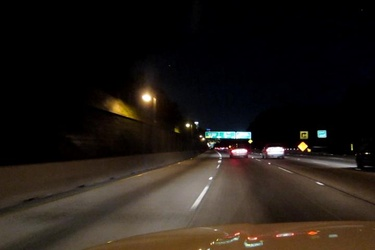
#> input picture CarND-LaneLines-P1/night_curved_road.jpg, 375 x 250 px, shrunk from 720 x 480 before the run
$ jupyter execute --allow-errors Report.ipynb   (shell and % lines are left out)
#> lines starting #> are read from the running program, lines starting #| are printed output that depends on the picture; after the words box and inside, x2 and y2 are one past the last pixel; in counts of white or black regions, pixels touching at a corner belong together
### CarND-LaneLines-P1/helper.py
import math
import numpy as np
import cv2

rho = 1
theta = np.pi/180
threshold = 1
min_line_len = 1
max_line_gap = 1

upper = 0.6
#Right Region of Interest
# [17 lines left out: function get_vertices, not called in this run]

def grayscale(img):
    """Applies the Grayscale transform
    This will return an image with only one color channel
    but NOTE: to see the returned image as grayscale
    (assuming your grayscaled image is called 'gray')
    you should call plt.imshow(gray, cmap='gray')"""
    return cv2.cvtColor(img, cv2.COLOR_RGB2GRAY)
    # Or use BGR2GRAY if you read an image with cv2.imread()
    return cv2.cvtColor(img, cv2.COLOR_BGR2GRAY)

def canny(img, low_threshold, high_threshold):
    """Applies the Canny transform"""
    return cv2.Canny(img, low_threshold, high_threshold)

def gaussian_blur(img, kernel_size):
    """Applies a Gaussian Noise kernel"""
    return cv2.GaussianBlur(img, (kernel_size, kernel_size), 0)

def region_of_interest(img, vertices):
    """
    Applies an image mask.

    Only keeps the region of the image defined by the polygon
    formed from `vertices`. The rest of the image is set to black.
    """
    #defining a blank mask to start with
    mask = np.zeros_like(img)

    #defining a 3 channel or 1 channel color to fill the mask with depending on the input image
    if len(img.shape) > 2:
        channel_count = img.shape[2]  # i.e. 3 or 4 depending on your image
        ignore_mask_color = (255,) * channel_count
    else:
        ignore_mask_color = 255

    #filling pixels inside the polygon defined by "vertices" with the fill color
    cv2.fillPoly(mask, vertices, ignore_mask_color)

    #returning the image only where mask pixels are nonzero
    masked_image = cv2.bitwise_and(img, mask)
    return masked_image

def draw_lines(img, lines, color=[255, 0, 0], thickness=4):
    """
    NOTE: this is the function you might want to use as a starting point once you want to
    average/extrapolate the line segments you detect to map out the full
    extent of the lane (going from the result shown in raw-lines-example.mp4
    to that shown in P1_example.mp4).

    Think about things like separating line segments by their
    slope ((y2-y1)/(x2-x1)) to decide which segments are part of the left
    line vs. the right line.  Then, you can average the position of each of
    the lines and extrapolate to the top and bottom of the lane.

    This function draws `lines` with `color` and `thickness`.
    Lines are drawn on the image inplace (mutates the image).
    If you want to make the lines semi-transparent, think about combining
    this function with the weighted_img() function below
    """

    if lines is None:
        return img

    # Collect the Positions for the line segments to perform linear regression on all points
    xs = []
    ys = []
    slopes = []
    for line in lines:
        for x1,y1,x2,y2 in line:
            slope = (y2-y1)/(x2-x1)
            slopes.append(slope)
            xs.extend([x1,x2])
            ys.extend([y1,y2])

    xs = np.array(xs)
    ys = np.array(ys)

    # Fit a line to the line segment points
    fit = np.poly1d( np.polyfit(xs, ys, 1))
    resids = np.abs(ys - fit(xs))

    #Refit on the points closest to line for stability
    fit = np.poly1d(np.polyfit(xs[resids <= np.percentile(resids,80)], ys[resids <= np.percentile(resids,80)], 1))
    cv2.line(img, (0, int(fit(0))), (img.shape[1], int(fit(img.shape[1]))), color, thickness)

def hough_lines(img, rho, theta, threshold, min_line_len, max_line_gap):
    """
    `img` should be the output of a Canny transform.

    Returns an image with hough lines drawn.
    """
    lines = cv2.HoughLinesP(img, rho, theta, threshold, np.array([]), minLineLength=min_line_len, maxLineGap=max_line_gap)
    line_img = np.zeros((img.shape[0], img.shape[1], 3), dtype=np.uint8)
    draw_lines(line_img, lines)
    return line_img

# Python 3 has support for cool math symbols.

def weighted_img(img, initial_img, α=0.8, β=1.0, λ=0.):
    """
    `img` is the output of the hough_lines(), An image with lines drawn on it.
    Should be a blank image (all black) with lines drawn on it.

    `initial_img` should be the image before any processing.

    The result image is computed as follows:

    initial_img * α + img * β + λ
    NOTE: initial_img and img must be the same shape!
    """
    return cv2.addWeighted(initial_img, α, img, β, λ)

def image_pipeline(image):
    rho = 1
    theta = np.pi/180
    threshold = 1
    min_line_len = 1
    max_line_gap = 1

    upper = 0.6
    #Right Region of Interest
    right_vertices = np.array([[
        (image.shape[1]*.5,image.shape[0]*upper),
        (image.shape[1]*.5,image.shape[0]),
        (image.shape[1]*.95, image.shape[0]),
        (image.shape[1]*.55,image.shape[0]*upper)
    ]], dtype=np.int32)

    #Left Region of Interest
    left_vertices = np.array([[
        (image.shape[1]*.45,image.shape[0]*upper),
        (image.shape[1]*.05,image.shape[0]),
        (image.shape[1]*.5,image.shape[0]),
         (image.shape[1]*.5,image.shape[0]*upper),
    ]], dtype=np.int32)

    #convert to hsv to try to remove effects from shadows and lighting
    img_hsv = cv2.cvtColor(255-image, cv2.COLOR_RGB2HSV)
    ## same value
    img_hsv[:,:,2] = 255
    ## same hue
    img_hsv[:,:,0] = 0
    ## convert back to RGB and gray scale
    img_gray = gaussian_blur(grayscale(cv2.cvtColor(img_hsv, cv2.COLOR_HSV2RGB)),5)
    ## edges

    img_edges = canny(img_gray,40,120)
    img_edges = region_of_interest(img_edges, left_vertices) + region_of_interest(img_edges, right_vertices)

    img_left_edges = region_of_interest(img_edges, left_vertices)
    img_left_line = region_of_interest(hough_lines(img_left_edges, rho, theta, threshold, min_line_len, max_line_gap),left_vertices)

    img_right_edges = region_of_interest(img_edges, right_vertices)
    img_right_line = region_of_interest(hough_lines(img_right_edges, rho, theta, threshold, min_line_len, max_line_gap),right_vertices)

    img_line = img_right_line + img_left_line

    return weighted_img(img_line, image) #np.dstack([img_edges,img_edges,img_edges])

### CarND-LaneLines-P1/Report.ipynb
# **Finding Lane Lines on the Road**

This report is for the Udacity Self-Driving Car NanoDegree program.   The purpose of this project is to
summarize the work and reasoning that when into detecting lane markers and drawing guiding lines on images.

We are requested to create an image processing pipeline that can be applied to photos or videos from a source that shows
an color image of the road ahead, such as from a mounted camera.

---

# Reflection

## Pipeline Description

The pipeline I submitted of adapted to produce reasonable guidelines in the challenge video where the lineas are curved,
there are shadows from trees, and the surface of the road changes color.

I will demonstrate the pipeline for the following image from the challenge video:

[cell 1]
import matplotlib.pyplot as plt
import matplotlib.image as mpimg
from helper import *

#> (the rest of this cell did not finish here and is left out)

## 1.  Reverse the color of the image and convert to HSV

To try to reduce the effect of shadows and lighting conditions.  I convert the image inverted image to HSV and set the value to 255.  I also set the hue to a single value, but this has no real effect on the image other than for presentation purposes because the image will be convereted to gray scale.

#> (a cell that did not finish here is left out)

## 2. Gray Scale and Blur Image

I then convert the image to gray scale to prepare it for edge detection

#> (a cell that did not finish here is left out)

# 3. Edge Detection

I perform Canny Edge Detection on the image to try to identify the lanes

#> (a cell that did not finish here is left out)

# 4. Restrict Lane Search to bottom, center region

I make a strong assumption that lanes are in the lower half on the image and converge to the center point of the image.  I restrict the region of interest to this region.

#> (a cell that did not finish here is left out)

# 5. Perform Regression on Each Side to Draw Lines

I take the Hough Lines from the edge detection, and perform a regession on each set of lines points for the left and right side.  The the lines are then drawn on the image.

#> (a cell that did not finish here is left out)

# 6. Draw Line on Original Image

Finally the image overlayed with the lines from the previous fit.

#> (a cell that did not finish here is left out)

# Shortcomings with your current pipeline

This pipeline has a number of short comings.

1.  It has only been tested on these 3 videos which
    1.  Are in the day light
    2.  Are on smooth roads with asfault
    3.  Do not have cars in front of them
    4.  Are not changing lanes or turning
    5.  Are on a high way
    6.  Do not have double lines
    7.  Are not mounted on a light colored car that appears in the frame
    8.  Are mounted in the center of the car

2.  The regression is a line and is refit on each image
    1. The line can jump from frame to frame
    2. It does not follow a curved road/lane

This pipeline will likely not generalize well to all driving conditions as it.

For example.  Here is a night image where it is not centered on the car:

[cell 8]
night1 = mpimg.imread('night_curved_road.jpg')
#> night1 is the input picture: shape (250, 375, 3); mean R, G, B 35.5, 28.7, 23.1
plt.figure(figsize=(16,8))
plt.imshow(image_pipeline(night1))
#> in image_pipeline, `img_hsv = cv2.cvtColor(255-image, cv2.COLOR_RGB2HSV)`: img_hsv: shape (250, 375, 3); mean H, S, V 57.5, 19.6, 233.4
#> in image_pipeline, `img_hsv[:,:,2] = 255`: img_hsv: shape (250, 375, 3); mean H, S, V 57.5, 19.6, 255
#> in image_pipeline, `img_hsv[:,:,0] = 0`: img_hsv: shape (250, 375, 3); mean H, S, V 0, 19.6, 255
#> in canny, `return cv2.Canny(img, low_threshold, high_threshold)`:
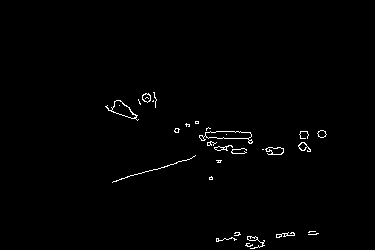
#> returned value: shape (250, 375); 0.94% white in thin lines or dots, all inside (x1, y1, x2, y2) = (105, 92, 327, 249)
#> in region_of_interest, `cv2.fillPoly(mask, vertices, ignore_mask_color)`: mask: shape (250, 375); 10.1% white; 1 white region, box (x1, y1, x2, y2) and area: (19, 150, 188, 250) 9475
#> in region_of_interest, `masked_image = cv2.bitwise_and(img, mask)`: masked_image: shape (250, 375); 0.07% white in thin lines or dots, all inside (x1, y1, x2, y2) = (127, 159, 188, 178)
#> in region_of_interest (call 2), `mask = np.zeros_like(img)`: mask: shape (250, 375); every value is 0
#> in region_of_interest (call 2), `cv2.fillPoly(mask, vertices, ignore_mask_color)`:
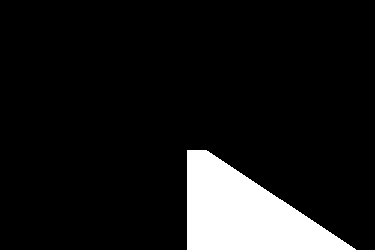
#> mask: shape (250, 375); 10.1% white; 1 white region, box (x1, y1, x2, y2) and area: (187, 150, 356, 250) 9475
#> in region_of_interest (call 2), `masked_image = cv2.bitwise_and(img, mask)`:
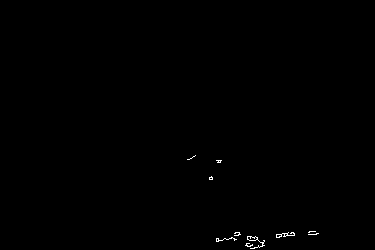
#> masked_image: shape (250, 375); 0.23% white in thin lines or dots, all inside (x1, y1, x2, y2) = (187, 155, 319, 249)
#> in hough_lines, `lines = cv2.HoughLinesP(img, rho, theta, threshold, np.array([]), minL..`: lines = [[147, 171, 169, 165], [127, 177, 138, 173], [141, 173, 143, 172], [167, 165, 168, 165], [180, 161, 182, 160], [181, 161, 187, 159], [176, 163, 179, 161], [170, 164, 172, 164]]
#> the loop in draw_lines, `for line in lines:` made 8 passes
#> after the loop in draw_lines, `for line in lines:`: slopes = [-0.273, -0.364, -0.5, 0, -0.5, -0.333, -0.667, 0]; xs = [147, 169, 127, 138, 141, 143, 167, 168, 180, 182, 181, 187, 176, 179, 170, 172]; ys = [171, 165, 177, 173, 173, 172, 165, 165, 161, 160, 161, 159, 163, 161, 164, 164]
#> in draw_lines, `resids = np.abs(ys - fit(xs))`: resids = [0.0363, 0.55, 0.115, 0.628, 0.26, 0.148, 0.0423, 0.254, 0.193, 0.601, 0.103, 0.121, 0.622, 0.489, 0.154, 0.438]
#> in draw_lines, `cv2.line(img, (0, int(fit(0))), (img.shape[1], int(fit(img.shape[1])))..`:
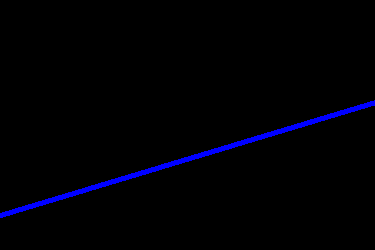
#> img: shape (250, 375, 3); mean of channels 0, 1, 2 5.4, 0, 0; drawn as B, G, R
#> in region_of_interest (call 4), `mask = np.zeros_like(img)`: mask: shape (250, 375, 3); every value is 0
#> in hough_lines (call 2), `lines = cv2.HoughLinesP(img, rho, theta, threshold, np.array([]), minL..`: lines = 58 rows, first 6: [291, 235, 291, 232], [309, 234, 309, 231], [257, 239, 257, 237], [281, 236, 281, 234], [235, 235, 235, 232], [216, 241, 216, 238]
#> the loop in draw_lines (call 2), `for line in lines:` made 58 passes
#> line on passes 1 to 12: [[291, 235, 291, 232]], [[309, 234, 309, 231]], [[257, 239, 257, 237]], [[281, 236, 281, 234]], [[235, 235, 235, 232]], [[216, 241, 216, 238]], [[231, 238, 231, 237]], [[247, 245, 248, 243]], [[211, 176, 212, 177]], [[237, 232, 240, 234]], [[233, 238, 234, 238]], [[262, 242, 264, 240]]
#> in weighted_img, `return cv2.addWeighted(initial_img, α, img, β, λ)`:
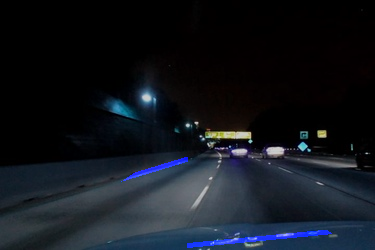
#> returned value: shape (250, 375, 3); mean of channels 0, 1, 2 30.3, 23, 18.5; drawn as B, G, R
plt.show()

Here is an image with a car infront changing lanes.  The combination of the tail lights and oncoming traffic interfer with the assumption of this pipeline.

[cell 9]
night1 = mpimg.imread('night_lane_change.jpg')
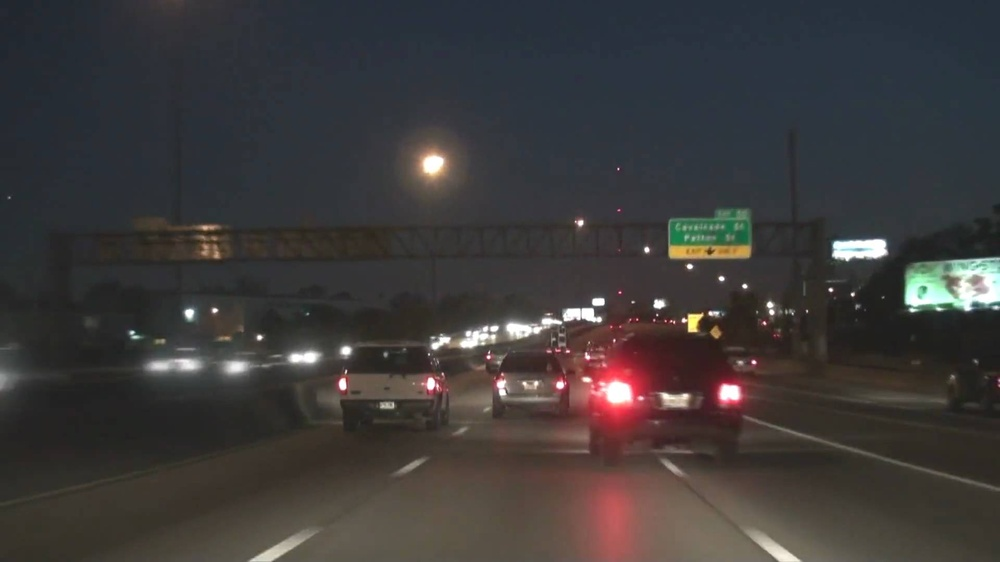
#> input picture CarND-LaneLines-P1/night_lane_change.jpg, 1000 x 562 px, shrunk from 1920 x 1080 before the run
#> night1 is the input picture: shape (562, 1000, 3); mean R, G, B 62, 59, 58.7
plt.figure(figsize=(16,8))
plt.imshow(image_pipeline(night1))
#> in image_pipeline (call 2), `img_hsv = cv2.cvtColor(255-image, cv2.COLOR_RGB2HSV)`: img_hsv: shape (562, 1000, 3); mean H, S, V 67.5, 22.1, 202.3
#> in image_pipeline (call 2), `img_hsv[:,:,2] = 255`: img_hsv: shape (562, 1000, 3); mean H, S, V 67.5, 22.1, 255
#> in image_pipeline (call 2), `img_hsv[:,:,0] = 0`: img_hsv: shape (562, 1000, 3); mean H, S, V 0, 22.1, 255
#> in grayscale (call 2), `return cv2.cvtColor(img, cv2.COLOR_RGB2GRAY)`:
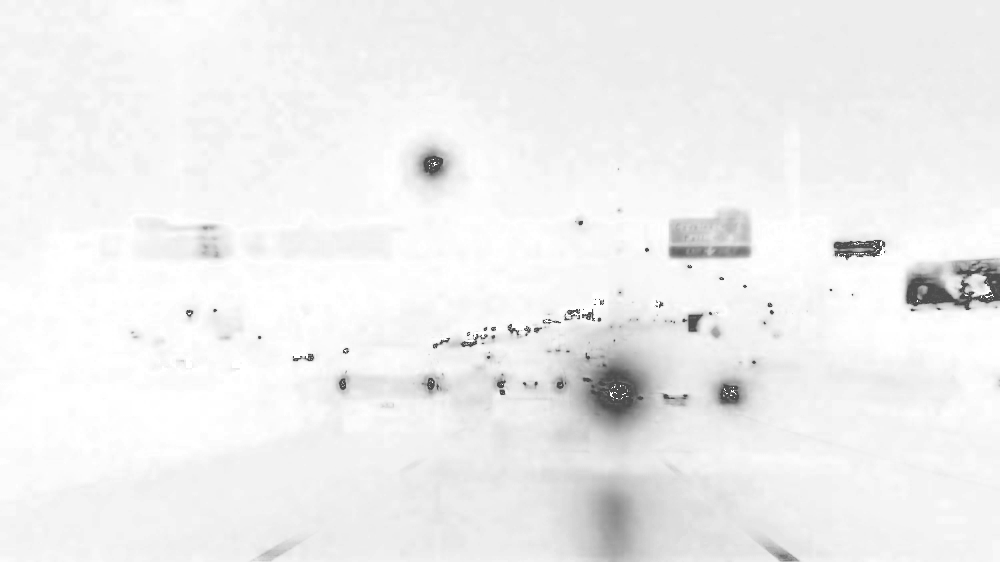
#> returned value: shape (562, 1000); min 76, max 255, mean 239.5
#> in canny (call 2), `return cv2.Canny(img, low_threshold, high_threshold)`: returned value: shape (562, 1000); 0.69% white in thin lines or dots, all inside (x1, y1, x2, y2) = (130, 155, 1000, 562)
#> in region_of_interest (call 7), `cv2.fillPoly(mask, vertices, ignore_mask_color)`: mask: shape (562, 1000); 10% white; 1 white region, box (x1, y1, x2, y2) and area: (51, 337, 501, 562) 56450
#> in region_of_interest (call 7), `masked_image = cv2.bitwise_and(img, mask)`: masked_image: shape (562, 1000); 0.07% white in thin lines or dots, all inside (x1, y1, x2, y2) = (250, 337, 501, 562)
#> in region_of_interest (call 8), `mask = np.zeros_like(img)`: mask: shape (562, 1000); every value is 0
#> in region_of_interest (call 8), `cv2.fillPoly(mask, vertices, ignore_mask_color)`:
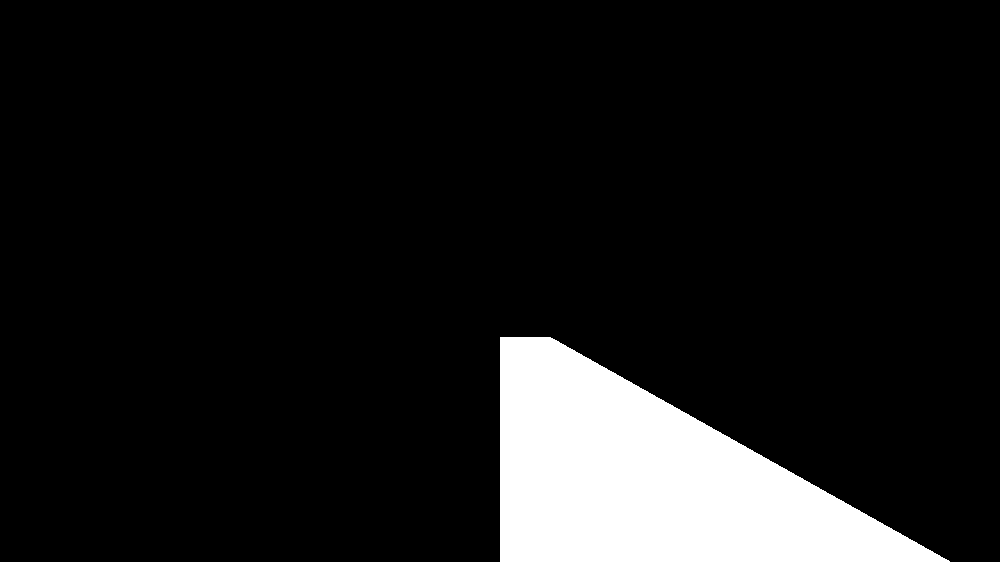
#> mask: shape (562, 1000); 10% white; 1 white region, box (x1, y1, x2, y2) and area: (500, 337, 950, 562) 56450
#> in region_of_interest (call 8), `masked_image = cv2.bitwise_and(img, mask)`:
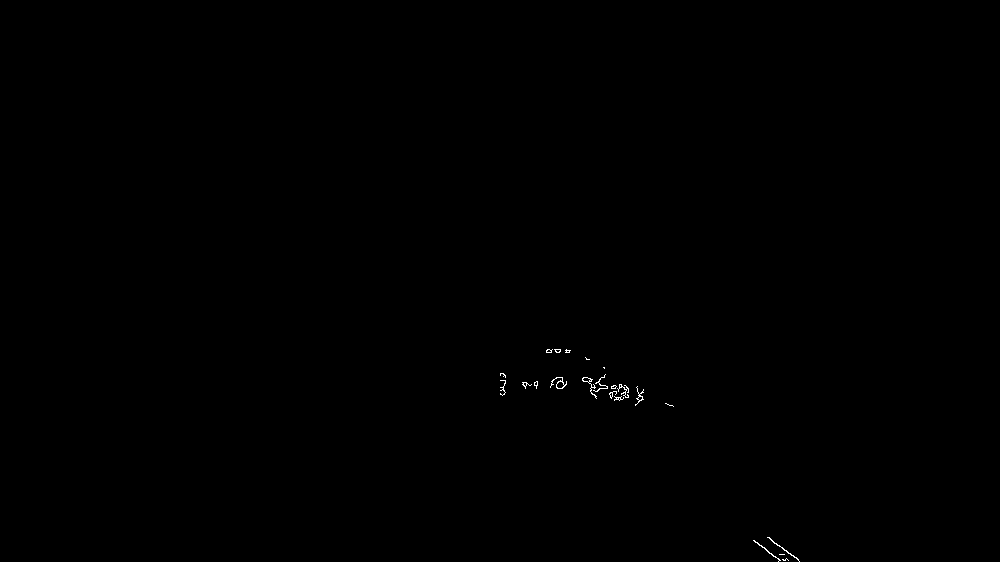
#> masked_image: shape (562, 1000); 0.11% white in thin lines or dots, all inside (x1, y1, x2, y2) = (500, 349, 800, 562)
#> in hough_lines (call 3), `lines = cv2.HoughLinesP(img, rho, theta, threshold, np.array([]), minL..`: lines = 97 rows, first 6: [423, 378, 424, 378], [292, 548, 292, 547], [251, 560, 254, 557], [421, 383, 423, 381], [489, 351, 490, 352], [463, 346, 465, 346]
#> in region_of_interest (call 10), `mask = np.zeros_like(img)`: mask: shape (562, 1000, 3); every value is 0
#> in hough_lines (call 4), `lines = cv2.HoughLinesP(img, rho, theta, threshold, np.array([]), minL..`: lines = 124 rows, first 6: [504, 394, 504, 390], [583, 381, 583, 377], [637, 391, 637, 386], [619, 386, 624, 387], [772, 541, 773, 541], [753, 540, 780, 560]
#> call 2 of weighted_img, with α = 0.8, β = 1, λ = 0
#> in weighted_img (call 2), `return cv2.addWeighted(initial_img, α, img, β, λ)`:
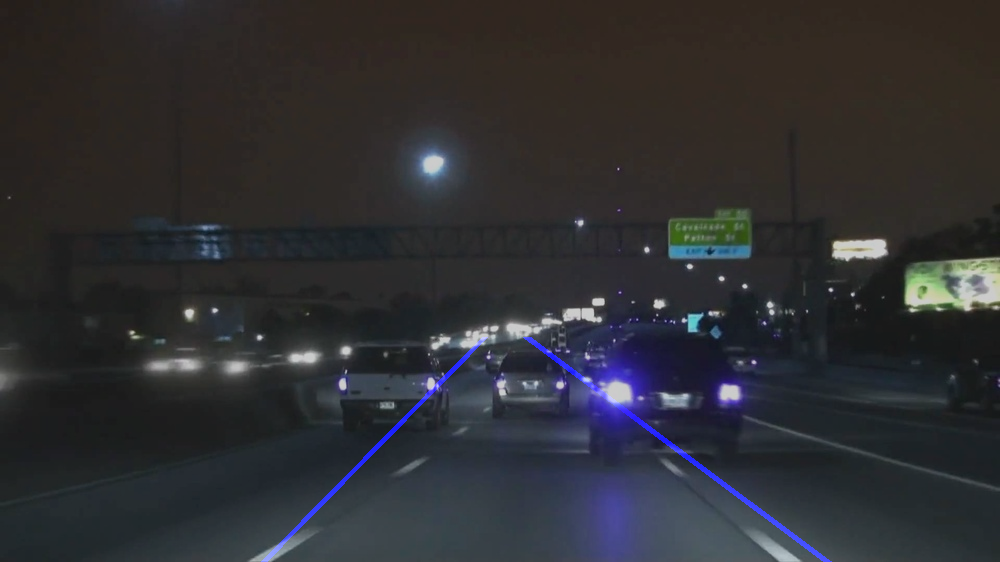
#> returned value: shape (562, 1000, 3); mean of channels 0, 1, 2 50.6, 47.2, 46.9; drawn as B, G, R
plt.show()

### 3. Suggest possible improvements to your pipeline

One easier improvement is to add a prior on the slope and intercept of the previous image to avoid large jumps from image to image.  This will allow the new slope and intercept to be biased to the previous data.  Another improvement would be to include a curve fit that would allow it to follow a curve path, rather than just straight lines.

The preprocess of the image can likely be optimized or customized for night and heavy traffic situations.  I would need a more diverse set of photos/videos to uncover specifics.
